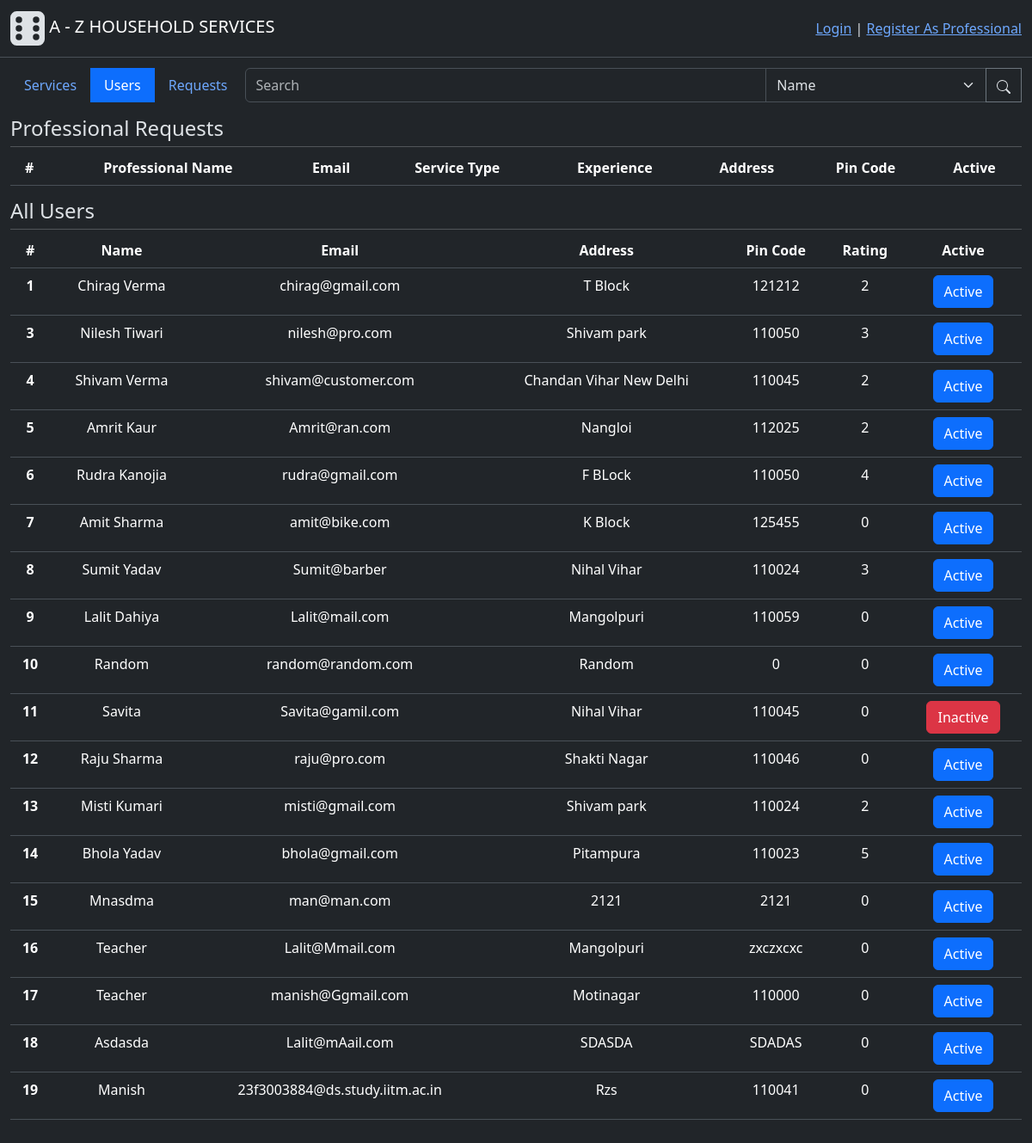
Screenshot of /admin/users with the database file from the repository.
### backend/modals.py (models this page shows, shortened)
class User(db.Model, UserMixin):
    id = db.Column(db.Integer(), primary_key=True)
    email = db.Column(db.String(60), unique=True, nullable=False)
    password = db.Column(db.String(), nullable=False)
    role = db.Column(db.Integer(), nullable=False, default=1) # 0-Admin, 1-Customer, 2-Professional
    name = db.Column(db.String(30), nullable=False)
    address = db.Column(db.String(100), nullable=False)
    pincode = db.Column(db.Integer(), nullable=False)
    status = db.Column(db.Integer(), nullable=False, default=1) # 0-inactive, 1-active
    rating = db.Column(db.Integer(), default=0)
    age = db.Column(db.Integer(), nullable=True) # newly added
    __table_args__ = (CheckConstraint("rating > 2", name="check_rating"),)
    service_requests = db.relationship("ServiceRequest", cascade="all, delete", backref="customer", lazy=True) # For accessing all the service requests created by a user(customer)
    professional_info = db.relationship("Professional", cascade="all, delete", backref="user", uselist=False) # one to one relation for accessing futher professional info
    def capitalised_name(self):
        return self.name.title()
    def update_ratings(self):
        if self.professional_info:
            ser_reqs = self.professional_info.service_requests
            number_of_services_req = len(ser_reqs)
            rating = 0
            for ser_req in ser_reqs:
                if ser_req.rating:
                    rating += ser_req.rating
            if number_of_services_req:
                self.rating = rating//number_of_services_req
            db.session.commit()

### backend/controllers.py (the view)
@app.route("/admin/users", methods=["GET", "POST"])
def users_tab_page():
    button_state = 1
    users = User.query.filter(or_(User.role==1, User.role==2))
    return render_template("users_tab.html", button_state=button_state, users=users)

### templates/users_tab.html (shortened to what this page needs)
{% extends "admin_dashboard.html" %}
{% block subcontent %}
<h4 style="margin-bottom: -10px;" class="h4 text-start mt-3">Professional Requests</h4>
<hr style="margin-bottom:  0;" class="divider">
<table class="table mt-1">
    <thead>
       <tr>
        <th scope="col">#</th>
        <th scope="col">Professional Name</th>
        <th scope="col">Email</th>
        <th scope="col">Service Type</th>
        <th scope="col">Experience</th>
        <th scope="col">Address</th>
        <th scope="col">Pin Code</th>
        <th scope="col">Active</th>
      </tr>
    </thead>
</table>
<h4 style="margin-bottom: -10px;" class="h4 text-start mt-3">All Users</h4>
<hr style="margin-bottom:  0;" class="divider">
<table class="table mt-1">
    <thead>
      <tr>
        <th scope="col">#</th>
        <th scope="col">Name</th>
        <th scope="col">Email</th>
        <th scope="col">Address</th>
        <th scope="col">Pin Code</th>
        <th scope="col">Rating</th>
        <th scope="col">Active</th>
      </tr>
    </thead>
    <tbody>
        {% for user in users %}
            <tr>
                <th scope="row">{{user.id}}</th>
                <td>{{user.capitalised_name()}}</td>
                <td>{{user.email}}</td>
                <td>{{user.address}}</td>
                <td>{{user.pincode}}</td>
                <td>{{user.rating}}</td>
                <td>
                    <form action="{{ url_for('status_changer', user_id=user.id)}}", method="POST">
                        {% if user.status %}
                            <button type="submit" class="btn btn-primary">Active</button>
                        {% else %}
                            <button type="submit" class="btn btn-danger">Inactive</button>
                        {% endif %}
                    </form>
                </td>
            </tr>
        {% endfor %}
    </tbody>
</table>
{% endblock %}

### rows the page displays
User: id "1", capitalised_name "Chirag Verma", email "chirag@gmail.com", address "T Block", pincode "121212", rating "2", status "Active"
User: id "3", capitalised_name "Nilesh Tiwari", email "nilesh@pro.com", address "Shivam park", pincode "110050", rating "3", status "Active"
User: id "4", capitalised_name "Shivam Verma", email "shivam@customer.com", address "Chandan Vihar New Delhi", pincode "110045", rating "2", status "Active"
User: id "5", capitalised_name "Amrit Kaur", email "Amrit@ran.com", address "Nangloi", pincode "112025", rating "2", status "Active"
User: id "6", capitalised_name "Rudra Kanojia", email "rudra@gmail.com", address "F BLock", pincode "110050", rating "4", status "Active"
User: id "7", capitalised_name "Amit Sharma", email "amit@bike.com", address "K Block", pincode "125455", rating "0", status "Active"
User: id "8", capitalised_name "Sumit Yadav", email "Sumit@barber", address "Nihal Vihar", pincode "110024", rating "3", status "Active"
User: id "9", capitalised_name "Lalit Dahiya", email "Lalit@mail.com", address "Mangolpuri", pincode "110059", rating "0", status "Active"
User: id "10", capitalised_name "Random", email "random@random.com", address "Random", pincode "0", rating "0", status "Active"
User: id "11", capitalised_name "Savita", email "Savita@gamil.com", address "Nihal Vihar", pincode "110045", rating "0", status "Inactive"
User: id "12", capitalised_name "Raju Sharma", email "raju@pro.com", address "Shakti Nagar", pincode "110046", rating "0", status "Active"
User: id "13", capitalised_name "Misti Kumari", email "misti@gmail.com", address "Shivam park", pincode "110024", rating "2", status "Active"
User: id "14", capitalised_name "Bhola Yadav", email "bhola@gmail.com", address "Pitampura", pincode "110023", rating "5", status "Active"
User: id "15", capitalised_name "Mnasdma", email "man@man.com", address "2121", pincode "2121", rating "0", status "Active"
User: id "16", capitalised_name "Teacher", email "Lalit@Mmail.com", address "Mangolpuri", pincode "zxczxcxc", rating "0", status "Active"
User: id "17", capitalised_name "Teacher", email "manish@Ggmail.com", address "Motinagar", pincode "110000", rating "0", status "Active"
User: id "18", capitalised_name "Asdasda", email "Lalit@mAail.com", address "SDASDA", pincode "SDADAS", rating "0", status "Active"
User: id "19", capitalised_name "Manish", email "23f3003884@ds.study.iitm.ac.in", address "Rzs", pincode "110041", rating "0", status "Active"
